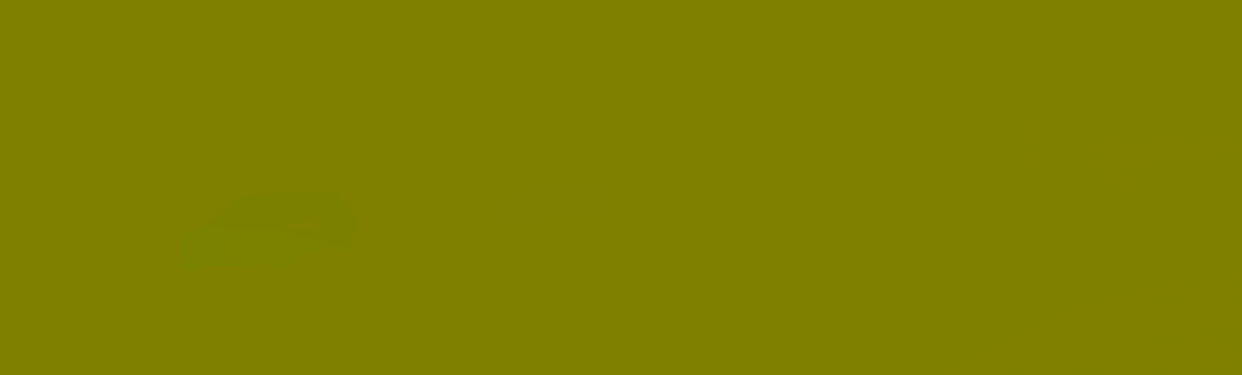
//> input picture KittiResult/flow_occ/000011_10.png, 1242 x 375 px
$ ./facePoseEstimation   (built with g++ and OpenCV 4)
//> lines starting //> are read from the running program, lines starting //| are printed output that depends on the picture; after the words box and inside, x2 and y2 are one past the last pixel; in counts of white or black regions, pixels touching at a corner belong together
#include <opencv2/core.hpp>
#include <opencv2/highgui.hpp>
#include <opencv2/imgproc.hpp>
#include <boost/filesystem/path.hpp>
#include <boost/filesystem.hpp>
#include <iostream>
#include <opencv/cv.hpp>

cv::RNG rng(12345);


void real_to_camera() {

    // Read input image
    cv::Mat im = cv::imread("../headPose.jpg");

    // 2D image points. If you change the image, you need to change vector
    std::vector<cv::Point2d> image_points;
    image_points.push_back( cv::Point2d(359, 391) );    // Nose tip
    image_points.push_back( cv::Point2d(399, 561) );    // Chin
    image_points.push_back( cv::Point2d(337, 297) );     // Left eye left corner
    image_points.push_back( cv::Point2d(513, 301) );    // Right eye right corner
    image_points.push_back( cv::Point2d(345, 465) );    // Left Mouth corner
    image_points.push_back( cv::Point2d(453, 469) );    // Right mouth corner

    // 3D model points.
    std::vector<cv::Point3d> model_points;
    model_points.push_back(cv::Point3d(0.0f, 0.0f, 0.0f));               // Nose tip
    model_points.push_back(cv::Point3d(0.0f, -330.0f, -65.0f));          // Chin
    model_points.push_back(cv::Point3d(-225.0f, 170.0f, -135.0f));       // Left eye left corner
    model_points.push_back(cv::Point3d(225.0f, 170.0f, -135.0f));        // Right eye right corner
    model_points.push_back(cv::Point3d(-150.0f, -150.0f, -125.0f));      // Left Mouth corner
    model_points.push_back(cv::Point3d(150.0f, -150.0f, -125.0f));       // Right mouth corner

    // Camera internals
    double focal_length = im.cols; // Approximate focal length.
    cv::Point2d center = cv::Point2d(im.cols/2,im.rows/2);
    cv::Mat camera_matrix = (cv::Mat_<double>(3,3) << focal_length, 0, center.x, 0 , focal_length, center.y, 0, 0, 1);
    cv::Mat dist_coeffs = cv::Mat::zeros(4,1,cv::DataType<double>::type); // Assuming no lens distortion

    std::cout << "Camera Matrix " << std::endl << camera_matrix << std::endl ;
    // Output rotation and translation
    cv::Mat rotation_vector; // Rotation in axis-angle form
    cv::Mat translation_vector;

    // Solve for pose
    cv::solvePnP(model_points, image_points, camera_matrix, dist_coeffs, rotation_vector, translation_vector);


    // Project a 3D point (0, 0, 1000.0) onto the image plane.
    // We use this to draw a line sticking out of the nose

    std::vector<cv::Point3d> nose_end_point3D;
    std::vector<cv::Point2d> nose_end_point2D;
    nose_end_point3D.push_back(cv::Point3d(0,0,1000.0));

    cv::projectPoints(nose_end_point3D, rotation_vector, translation_vector, camera_matrix, dist_coeffs, nose_end_point2D);


    for(int i=0; i < image_points.size(); i++)
    {
        circle(im, image_points[i], 3, cv::Scalar(0,0,255), -1);
    }

    cv::line(im,image_points[0], nose_end_point2D[0], cv::Scalar(255,0,0), 2);

    std::cout << "Rotation Vector " << std::endl << rotation_vector << std::endl;
    std::cout << "Translation Vector" << std::endl << translation_vector << std::endl;

    std::cout <<  nose_end_point2D << std::endl;

    // Display image.
    //cv::imshow("Output", im);
    //cv::waitKey(0);
}

// [44 lines left out: function camera_to_real, not called in this run]

/// Function header
void thresh_callback(int, void* );

int thresh = 100;
cv::Mat src_gray;

/** @function thresh_callback */
void thresh_callback(int, void* )
{
    cv::Mat threshold_output;
    std::vector<std::vector<cv::Point> > contours;
    std::vector<cv::Vec4i> hierarchy;

    /// Detect edges using Threshold
    cv::threshold( src_gray, threshold_output, thresh, 255, cv::THRESH_BINARY );
    /// Find contours
    cv::findContours( threshold_output, contours, hierarchy, CV_RETR_TREE, CV_CHAIN_APPROX_SIMPLE, cv::Point(0, 0) );

    /// Approximate contours to polygons + get bounding rects and circles
    std::vector<std::vector<cv::Point> > contours_poly( contours.size() );
    std::vector<cv::Rect> boundRect( contours.size() );
    std::vector<cv::Point2f>center( contours.size() );
    std::vector<float>radius( contours.size() );

    for( int i = 0; i < contours.size(); i++ )
    { approxPolyDP( cv::Mat(contours[i]), contours_poly[i], 3, true );
        boundRect[i] = cv::boundingRect( cv::Mat(contours_poly[i]) );
        cv::minEnclosingCircle( (cv::Mat)contours_poly[i], center[i], radius[i] );
    }


    /// Draw polygonal contour + bonding rects + circles
    cv::Mat drawing = cv::Mat::zeros( threshold_output.size(), CV_8UC3 );
    for( int i = 0; i< contours.size(); i++ )
    {
        cv::Scalar color = cv::Scalar( rng.uniform(0, 255), rng.uniform(0,255), rng.uniform(0,255) );
        cv::drawContours( drawing, contours_poly, i, color, 1, 8, std::vector<cv::Vec4i>(), 0, cv::Point() );
        cv::rectangle( drawing, boundRect[i].tl(), boundRect[i].br(), color, 2, 8, 0 );
        cv::circle( drawing, center[i], (int)radius[i], color, 2, 8, 0 );
    }

    /// Show in a window
    cv::namedWindow( "Contours", CV_WINDOW_AUTOSIZE );
    cv::imshow( "Contours", drawing );
}


int main ( int argc, char *argv[] ) {

    cv::RNG(12345);
    cv::Mat image(400,400,CV_8UC3, cv::Scalar::all(255));

    cv::Size obj_dimension = cv::Size(60,90);

    cv::Point3i cam_pos = {image.rows/2,image.cols/2,0};
    cv::Point2i pos_rel_to_origin = {120, 80}; //y,x
    cv::Matx41f world_pos = {pos_rel_to_origin.x, pos_rel_to_origin.y, 0, 1};

    cv::RotatedRect rect(pos_rel_to_origin, obj_dimension, 0);

    cv::Point2f vertices[4];
    rect.points(vertices);
    cv::Matx41f bbox_vertices = {vertices[0].x, vertices[1].y, 0, 0};
    for (int i = 0; i < 4; i++)
        line(image, vertices[i], vertices[(i+1)%4], cv::Scalar(0,255,0), 2);
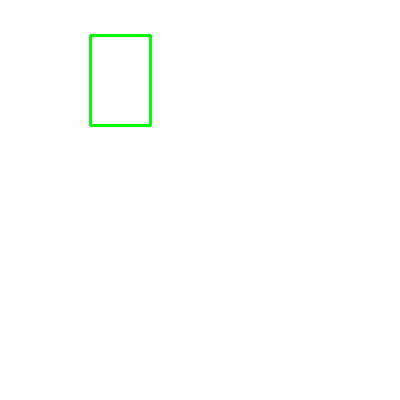
//> image: 400 rows x 400 cols, CV_8UC3; mean B, G, R 253.6, 255, 253.6
    //cv::rectangle(image, rect, cv::Scalar(rng.uniform(0,255),rng.uniform(0,255),rng.uniform(0,255)));

    // Old Origin at 0,0
    cv::circle(image, cv::Point(0, 0), 2, cv::Scalar(0,0,255), 2);
//> image: 400 rows x 400 cols, CV_8UC3; 13 pixels changed, all inside (x1, y1, x2, y2) = (0, 0, 4, 4)
    cv::putText(image, (std::to_string(pos_rel_to_origin.x) + "," + std::to_string(pos_rel_to_origin.y)), pos_rel_to_origin, CV_FONT_HERSHEY_PLAIN, 0.8, cv::Scalar(0,0,255));

    // New Origin at cam_pos
    cv::circle(image, cv::Point(cam_pos.x, cam_pos.y), 2, cv::Scalar(255,0,0), 2);
//> image: 400 rows x 400 cols, CV_8UC3; mean B, G, R 253.4, 254.8, 253.5
    cv::putText(image, std::to_string(cam_pos.x) + "," + std::to_string(cam_pos.y), cv::Point(cam_pos.x, cam_pos.y), CV_FONT_HERSHEY_PLAIN, 0.8, cv::Scalar(255,0,0));

    // Calculate new center of mass according to the new origin
    cv::Matx44f translateMatrix = {
            1,0,0,-cam_pos.x,
            0,1,0,-cam_pos.y,
            0,0,1,-cam_pos.z,
            0,0,0,1};
    std::cout << translateMatrix;

    cv::Matx41f coordinates, coordinates_vertices;
    coordinates =translateMatrix*world_pos;
    cv::Point2i pos_rel_to_camera = {coordinates.operator()(0), coordinates.operator()(1)};

    // Rectangle position according to cam_pos
    cv::putText(image, std::to_string(pos_rel_to_camera.x) + "," + std::to_string(pos_rel_to_camera.y), pos_rel_to_origin+cv::Point(20,20), CV_FONT_HERSHEY_PLAIN, 0.8, cv::Scalar(cv::Scalar(255,0,0)));


    cv::Matx41f bbox_pos = {pos_rel_to_camera.x, pos_rel_to_camera.y, 0, 1};
    // Calculate new center of mass according to the new origin
    translateMatrix = {
            1,0,0,-pos_rel_to_camera.x,
            0,1,0,-pos_rel_to_camera.y,
            0,0,1,0,
            0,0,0,1};
    std::cout << translateMatrix;

    coordinates = translateMatrix*bbox_pos;
    coordinates_vertices = translateMatrix*bbox_vertices;

    cv::Point2i pos_rel_to_bbox = {coordinates(0), coordinates(1)};

    cv::Matx31f vetrices_pos = {coordinates_vertices(0), coordinates_vertices(1), coordinates_vertices(2)};
    cv::Matx31f rotated_vetrices;


    // Rectangle position according to cam_pos
    cv::putText(image, std::to_string(pos_rel_to_bbox.x) + "," + std::to_string(pos_rel_to_bbox.y), pos_rel_to_origin+cv::Point(40,40), CV_FONT_HERSHEY_PLAIN, 0.8, cv::Scalar(cv::Scalar(255,0,0)));

    cv::putText(image, std::to_string((int)(coordinates_vertices(0))) + "," + std::to_string((int)coordinates_vertices.operator()(1)), pos_rel_to_origin-cv::Point((int)(coordinates_vertices(0)),(int)(coordinates_vertices(1))), CV_FONT_HERSHEY_PLAIN, 0.8, cv::Scalar(cv::Scalar(0,255,0)));

    double theta = 90*CV_PI/180.0;
    cv::Matx33f Rx = {1,0,0,0,cos(theta),-sin(theta),0,sin(theta),cos(theta)};

    rotated_vetrices = Rx*vetrices_pos;
    cv::rectangle(image, cv::Rect(cv::Point(rotated_vetrices(0), (int)rotated_vetrices(1)),obj_dimension),cv::Scalar(0,0,0));
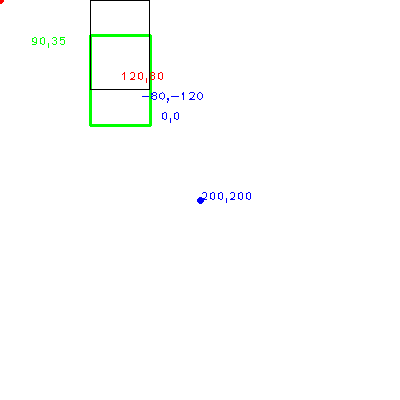
//> image: 400 rows x 400 cols, CV_8UC3; mean B, G, R 253, 253.9, 252.7


    float rotMat[9] = {0,0,0,0,0,0,0,0,0};
    float tv[3] = {0,0,0};

    // OpenCV rotation and translation matrix in one
    float RTMat[] = {rotMat[0], rotMat[3], rotMat[6], 0.0f,
                     rotMat[1], rotMat[4], rotMat[7], 0.0f,
                     rotMat[2], rotMat[5], rotMat[8], 0.0f,
                     tv[0], -tv[1], -tv[2], 1.0f};


    cv::imshow("transform", image);
    cv::waitKey(0);

    cv::Matx33d transform = {};
    cv::destroyAllWindows();


    cv::Mat src;
    int max_thresh = 255;
    /// Load source image and convert it to gray
    src = cv::imread( "../000011_10.png", 1 );
//> src is the input picture: 375 rows x 1242 cols, CV_8UC3; mean B, G, R 0, 128, 127.8

    /// Convert image to gray and blur it
    cv::cvtColor( src, src_gray, CV_BGR2GRAY );
    cv::blur( src_gray, src_gray, cv::Size(3,3) );
//> src_gray: 375 rows x 1242 cols, CV_8UC1; min 112, max 114, mean 113

    /// Create Window
    char* source_window = "Source";
    cv::namedWindow( source_window, CV_WINDOW_AUTOSIZE );
    cv::imshow( source_window, src );

    cv::createTrackbar( " Threshold:", "Source", &thresh, max_thresh, thresh_callback );
    thresh_callback( 0 , 0);
//> in thresh_callback, `cv::threshold( src_gray, threshold_output, thresh, 255, cv::THRESH_BIN..`: threshold_output: 375 rows x 1242 cols, CV_8UC1; every value is 255
//> in thresh_callback, `cv::findContours( threshold_output, contours, hierarchy, CV_RETR_TREE,..`: contours = 1 contour; box (x1, y1, x2, y2) and area: (0, 0, 1242, 375) 464134
//> in thresh_callback, `std::vector<std::vector<cv::Point> > contours_poly( contours.size() );`: contours_poly = 1 empty contours
//> in thresh_callback, `std::vector<cv::Rect> boundRect( contours.size() );`: boundRect = 1 Rect (x, y, width, height): [0, 0, 0, 0]
//> in thresh_callback, `std::vector<cv::Point2f>center( contours.size() );`: center = 1 Point (x, y): [0, 0]
//> in thresh_callback, `std::vector<float>radius( contours.size() );`: radius = [0]
//> the loop in thresh_callback, `for( int i = 0; i < contours.size(); i++ ) { approxPolyDP( cv::Mat(con..` made 1 pass
//> the loop in thresh_callback, `for( int i = 0; i< contours.size(); i++ )` made 1 pass
//> after the loop in thresh_callback, `for( int i = 0; i< contours.size(); i++ )`:
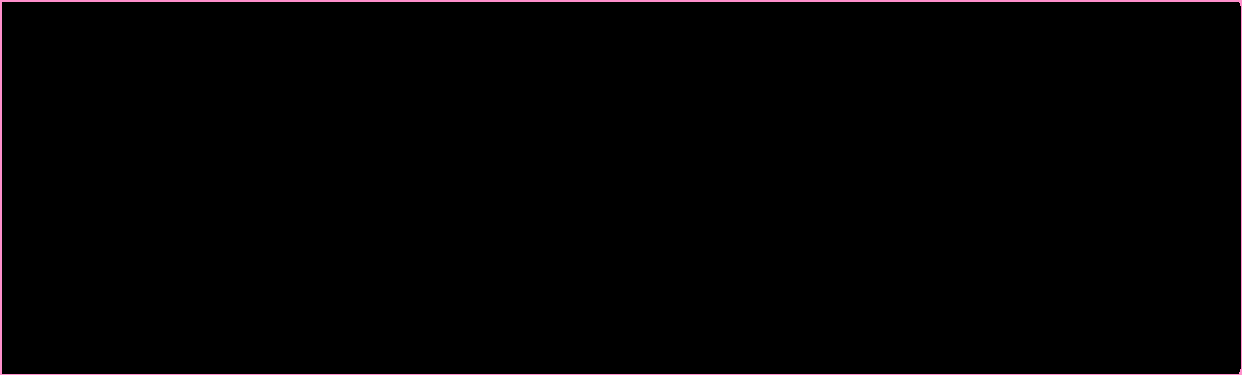
//> drawing: 375 rows x 1242 cols, CV_8UC3; mean B, G, R 2.1, 1.5, 2.6

    cv::waitKey(0);


    real_to_camera();
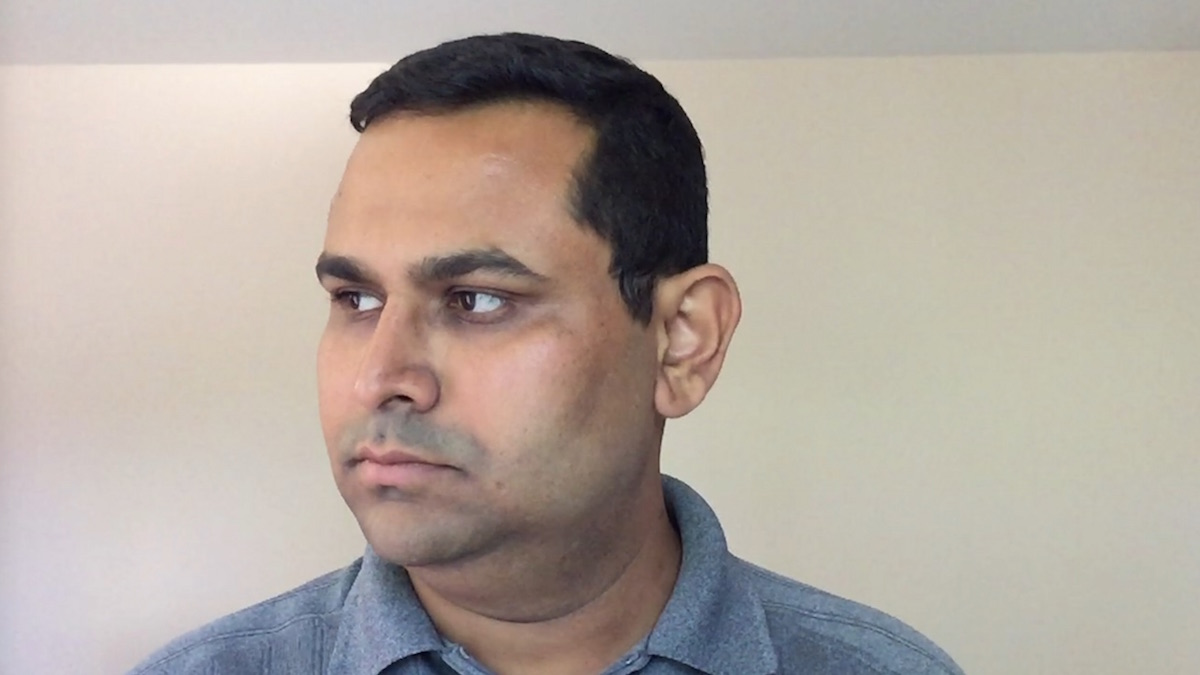
//> input picture project/opencv_tutorials/headPose.jpg, 1200 x 675 px
//> in real_to_camera, im is the input picture: 675 rows x 1200 cols, CV_8UC3; mean B, G, R 159.9, 168.4, 178.6
//| Camera Matrix
//| [1200, 0, 600;
//|  0, 1200, 337;
//|  0, 0, 1]
//> after the loop in real_to_camera, `for(int i=0; i < image_points.size(); i++)`: im: 675 rows x 1200 cols, CV_8UC3; 174 pixels changed, all inside (x1, y1, x2, y2) = (334, 294, 517, 565)
//> in real_to_camera, `cv::line(im,image_points[0], nose_end_point2D[0], cv::Scalar(255,0,0),..`:
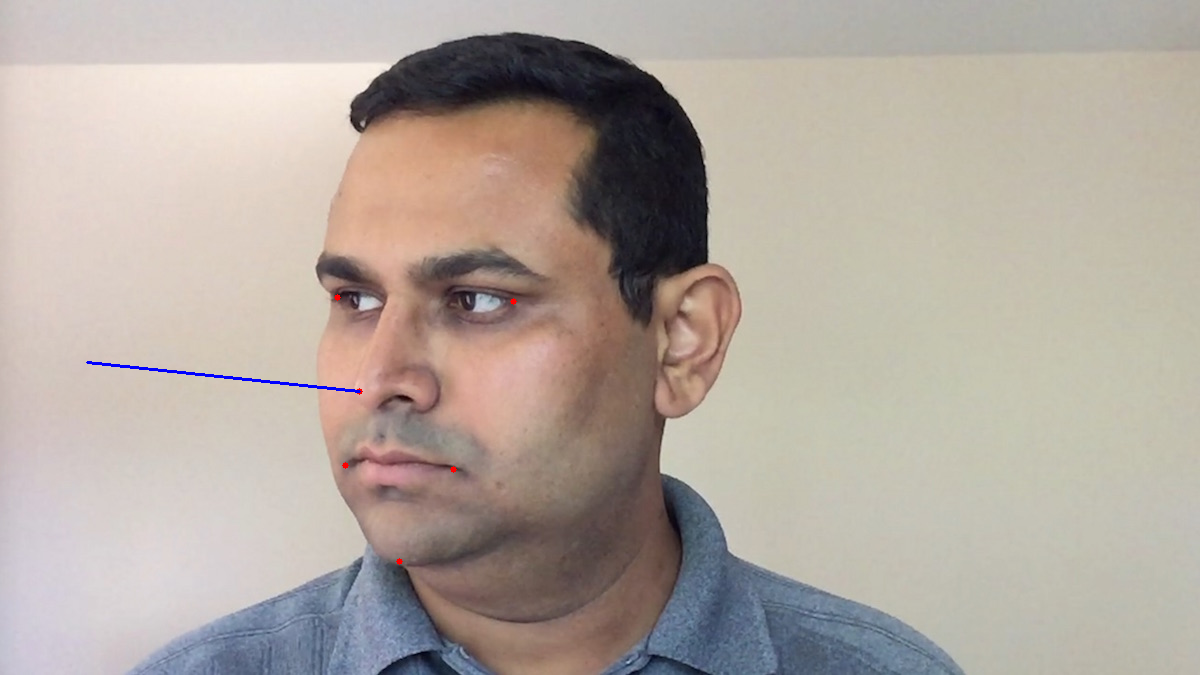
//> im: 675 rows x 1200 cols, CV_8UC3; mean B, G, R 160, 168.2, 178.4
//| Rotation Vector
//| [-0.0581843974438889;
//|  2.202310740729449;
//|  0.01887552131564122]
//| Translation Vector
//| [449.5336549706693;
//|  -95.72475146063903;
//|  -2344.079179891051]
//| [86.68262770108527, 361.8568024673947]

}
